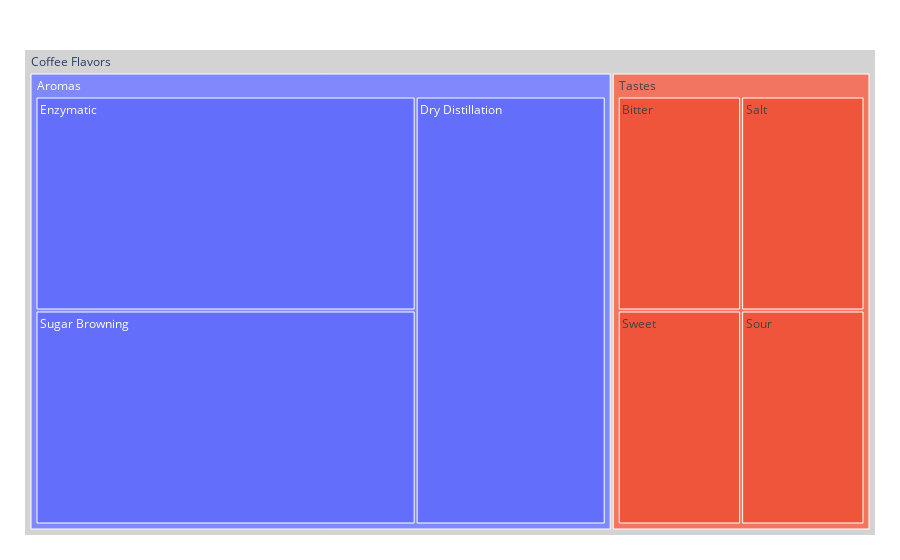

Notebook code cell kept with this figure:
### Code cell
import plotly.graph_objects as go

import pandas as pd

df = pd.read_csv('https://raw.githubusercontent.com/plotly/datasets/96c0bd/sunburst-coffee-flavors-complete.csv')

fig = go.Figure()

fig.add_trace(go.Treemap(
    ids = df.ids,
    labels = df.labels,
    parents = df.parents,
    maxdepth=3,
    root_color="lightgrey"
))

fig.update_layout(margin = dict(t=50, l=25, r=25, b=25))

fig.show()

### Figure 1 — Plotly figure (JSON) as saved in the notebook; plotly's stock layout.template omitted (floating-point values rounded to 4 significant figures)
{"data": [{"ids": ["Coffee", "Aromas", "Tastes", "Aromas-Enzymatic", "Aromas-Sugar Browning", "Aromas-Dry Distillation", "Tastes-Bitter", "Tastes-Salt", "Tastes-Sweet", "Tastes-Sour", "Enzymatic-Flowery", "Enzymatic-Fruity", "Enzymatic-Herby", "Sugar Browning-Nutty", "Sugar Browning-Carmelly", "Sugar Browning-Chocolatey", "Dry Distillation-Resinous", "Dry Distillation-Spicy", "Dry Distillation-Carbony", "Bitter-Pungent", "Bitter-Harsh", "Salt-Sharp", "Salt-Bland", "Sweet-Mellow", "Sweet-Acidy", "Sour-Winey", "Sour-Soury", "Flowery-Floral", "Flowery-Fragrant", "Fruity-Citrus", "Fruity-Berry-like", "Herby-Alliaceous", "Herby-Leguminous", "Nutty-Nut-like", "Nutty-Malt-like", "Carmelly-Candy-like", "Carmelly-Syrup-like", "Chocolatey-Chocolate-like", "Chocolatey-Vanilla-like", "Resinous-Turpeny", "Resinous-Medicinal", "Spicy-Warming", "Spicy-Pungent", "Carbony-Smokey", "Carbony-Ashy", "Pungent-Creosol", "Pungent-Phenolic", "Harsh-Caustic", "Harsh-Alkaline", "Sharp-Astringent", "Sharp-Rough", "Bland-Neutral", "Bland-Soft", "Mellow-Delicate", "Mellow-Mild", "Acidy-Nippy", "Acidy-Piquant", "Winey-Tangy", "Winey-Tart", "Soury-Hard", "Soury-Acrid", "Floral-Coffee Blossom", "Floral-Tea Rose", "Fragrant-Cardamon Caraway", "Fragrant-Coriander Seeds", "Citrus-Lemon", "Citrus-Apple", "Berry-like-Apricot", "Berry-like-Blackberry", "Alliaceous-Onion", "Alliaceous-Garlic", "Leguminous-Cucumber", "Leguminous-Garden Peas", "Nut-like-Roasted Peanuts", "Nut-like-Walnuts", "Malt-like-Balsamic Rice", "Malt-like-Toast", "Candy-like-Roasted Hazelnut", "Candy-like-Roasted Almond", "Syrup-like-Honey", "Syrup-like-Maple Syrup", "Chocolate-like-Bakers", "Chocolate-like-Dark Chocolate", "Vanilla-like-Swiss", "Vanilla-like-Butter", "Turpeny-Piney", "Turpeny-Blackcurrant-like", "Medicinal-Camphoric", "Medicinal-Cineolic", "Warming-Cedar", "Warming-Pepper", "Pungent-Clove", "Pungent-Thyme", "Smokey-Tarry", "Smokey-Pipe Tobacco", "Ashy-Burnt", "Ashy-Charred"], "labels": ["Coffee Flavors", "Aromas", "Tastes", "Enzymatic", "Sugar Browning", "Dry Distillation", "Bitter", "Salt", "Sweet", "Sour", "Flowery", "Fruity", "Herby", "Nutty", "Carmelly", "Chocolatey", "Resinous", "Spicy", "Carbony", "Pungent", "Harsh", "Sharp", "Bland", "Mellow", "Acidy", "Winey", "Soury", "Floral", "Fragrant", "Citrus", "Berry-like", "Alliaceous", "Leguminous", "Nut-like", "Malt-like", "Candy-like", "Syrup-like", "Chocolate-like", "Vanilla-like", "Turpeny", "Medicinal", "Warming", "Pungent", "Smokey", "Ashy", "Creosol", "Phenolic", "Caustic", "Alkaline", "Astringent", "Rough", "Neutral", "Soft", "Delicate", "Mild", "Nippy", "Piquant", "Tangy", "Tart", "Hard", "Acrid", "Coffee Blossom", "Tea Rose", "Cardamon Caraway", "Coriander Seeds", "Lemon", "Apple", "Apricot", "Blackberry", "Onion", "Garlic", "Cucumber", "Garden Peas", "Roasted Peanuts", "Walnuts", "Balsamic Rice", "Toast", "Roasted Hazelnut", "Roasted Almond", "Honey", "Maple Syrup", "Bakers", "Dark Chocolate", "Swiss", "Butter", "Piney", "Blackcurrant-like", "Camphoric", "Cineolic", "Cedar", "Pepper", "Clove", "Thyme", "Tarry", "Pipe Tobacco", "Burnt", "Charred"], "maxdepth": 3, "parents": [null, "Coffee", "Coffee", "Aromas", "Aromas", "Aromas", "Tastes", "Tastes", "Tastes", "Tastes", "Aromas-Enzymatic", "Aromas-Enzymatic", "Aromas-Enzymatic", "Aromas-Sugar Browning", "Aromas-Sugar Browning", "Aromas-Sugar Browning", "Aromas-Dry Distillation", "Aromas-Dry Distillation", "Aromas-Dry Distillation", "Tastes-Bitter", "Tastes-Bitter", "Tastes-Salt", "Tastes-Salt", "Tastes-Sweet", "Tastes-Sweet", "Tastes-Sour", "Tastes-Sour", "Enzymatic-Flowery", "Enzymatic-Flowery", "Enzymatic-Fruity", "Enzymatic-Fruity", "Enzymatic-Herby", "Enzymatic-Herby", "Sugar Browning-Nutty", "Sugar Browning-Nutty", "Sugar Browning-Carmelly", "Sugar Browning-Carmelly", "Sugar Browning-Chocolatey", "Sugar Browning-Chocolatey", "Dry Distillation-Resinous", "Dry Distillation-Resinous", "Dry Distillation-Spicy", "Dry Distillation-Spicy", "Dry Distillation-Carbony", "Dry Distillation-Carbony", "Bitter-Pungent", "Bitter-Pungent", "Bitter-Harsh", "Bitter-Harsh", "Salt-Sharp", "Salt-Sharp", "Salt-Bland", "Salt-Bland", "Sweet-Mellow", "Sweet-Mellow", "Sweet-Acidy", "Sweet-Acidy", "Sour-Winey", "Sour-Winey", "Sour-Soury", "Sour-Soury", "Flowery-Floral", "Flowery-Floral", "Flowery-Fragrant", "Flowery-Fragrant", "Fruity-Citrus", "Fruity-Citrus", "Fruity-Berry-like", "Fruity-Berry-like", "Herby-Alliaceous", "Herby-Alliaceous", "Herby-Leguminous", "Herby-Leguminous", "Nutty-Nut-like", "Nutty-Nut-like", "Nutty-Malt-like", "Nutty-Malt-like", "Carmelly-Candy-like", "Carmelly-Candy-like", "Carmelly-Syrup-like", "Carmelly-Syrup-like", "Chocolatey-Chocolate-like", "Chocolatey-Chocolate-like", "Chocolatey-Vanilla-like", "Chocolatey-Vanilla-like", "Resinous-Turpeny", "Resinous-Turpeny", "Resinous-Medicinal", "Resinous-Medicinal", "Spicy-Warming", "Spicy-Warming", "Spicy-Pungent", "Spicy-Pungent", "Carbony-Smokey", "Carbony-Smokey", "Carbony-Ashy", "Carbony-Ashy"], "root": {"color": "lightgrey"}, "type": "treemap"}], "layout": {"margin": {"b": 25, "l": 25, "r": 25, "t": 50}}}
